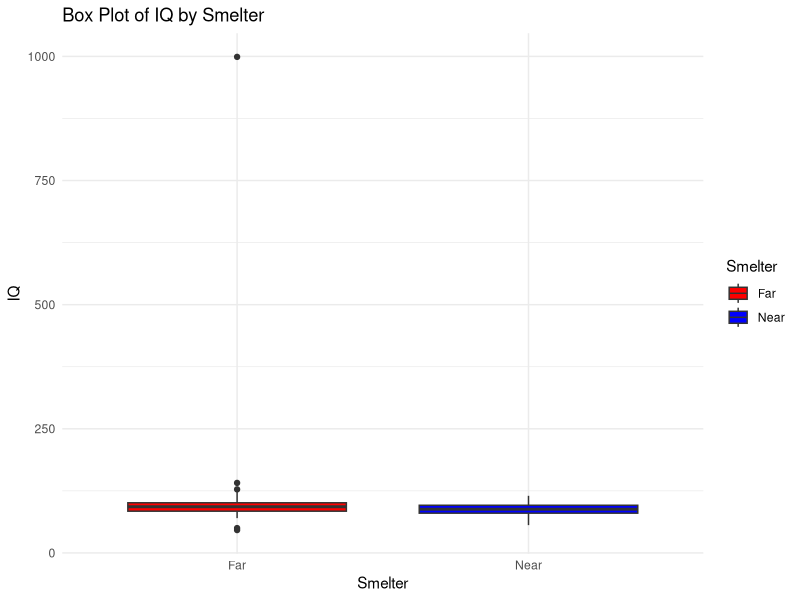

Source code (R):
## ---- chunk 1
knitr::opts_chunk$set(echo = TRUE)
## ---- chunk 2
library(ggplot2)
setwd("/Users/mosesowusu/Downloads/CSPH/Fall 2023/BIOS 6621-STAT consulting/Owusu_Project_01/DataRaw")
mydata<-read.csv("lead-iq-01.csv")
#subset the data
far<-mydata[mydata$Smelter=="Far",]
near<-mydata[mydata$Smelter=="Near",]
#boxpplot of IQ by smelters
ggplot(mydata, aes(x = factor(Smelter), y = IQ, fill = factor(Smelter))) +
  geom_boxplot() +
  labs(
    title = "Box Plot of IQ by Smelter",
    x = "Smelter",
    y = "IQ",
    fill = "Smelter"
  ) +
  scale_fill_manual(values = c("red", "blue"),
                    labels = c("Far ", "Near")) +
  theme_minimal()


#table
table<-table(mydata$Smelter, mydata$IQ)
table
## ---- chunk 3
#table
summary(far)
summary(near)
iq_tab <-as.table(matrix(c(46.0, 84.0, 93.0, 106.1, 101.0, 999.0, 56.0,80.0, 88.0,89.19, 96.0,115.0) ,ncol=2,byrow=F))
dimnames(iq_tab)<-list(Statistic =c("Min","1st Q", "Median", "Mean","3rd Q","Max"),
                     Smelter=c("Far", "Near"))
iq_tab

## ---- chunk 4
avg <- function(x){
  sum(x)/length(x) #sum of observations divided by number of observations
}
